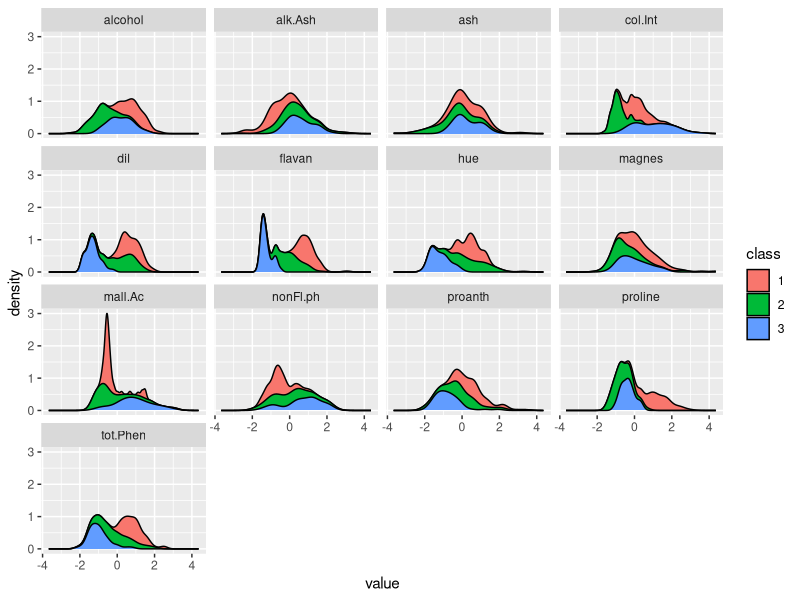
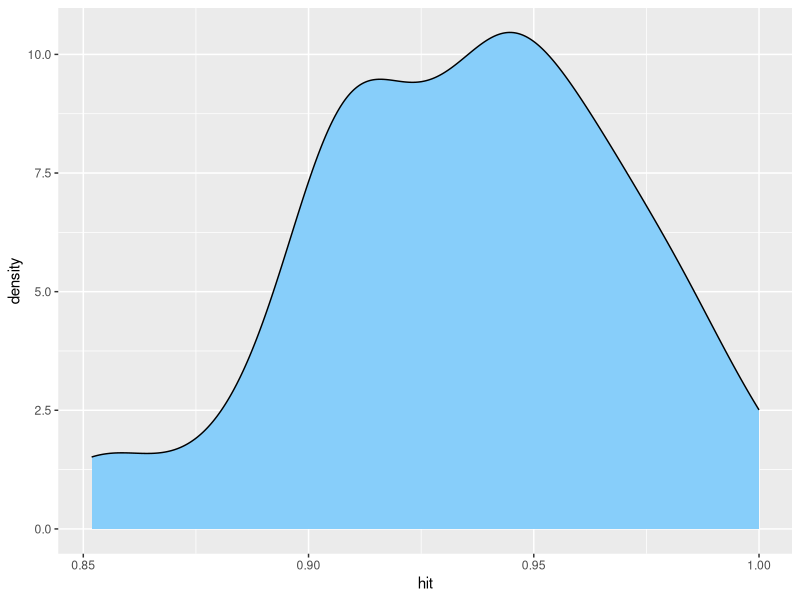

Source code (R) for these figures, in order:
## ---- chunk 1
# Loading package
suppressPackageStartupMessages({
  library(nnet)
  library(tidyverse)
  library(modelr)})
#Loading dataset
read_csv("data/wine.csv") %>% 
  rename(class = X1, 
         alcohol = X2, 
         mall.Ac = X3, 
         ash = X4, 
         alk.Ash = X5, 
         magnes = X6, 
         tot.Phen = X7, 
         flavan = X8, 
         nonFl.ph = X9, 
         proanth = X10, 
         col.Int = X11, 
         hue = X12, 
         dil = X13, 
         proline = X14) -> wine
## ---- chunk 2
wine
## ---- chunk 3
mutate(wine, class = as.character(class)) %>% 
  mutate_if(is.numeric, scale) %>% # change to z-scores
  gather(key, value, -class) %>% 
  ggplot(aes(x = value)) + 
  geom_density(aes(fill = class), position = "stack") + 
  facet_wrap(~ key, ncol = 4)
## ---- chunk 4
set.seed(2387)
tt.sets <- select(wine, 
                  class, 
                  dil, 
                  hue, 
                  tot.Phen, 
                  col.Int, 
                  proline) %>% 
  mutate(class = as.character(class) %>% as_factor) %>% 
  crossv_mc(n = 100, test = 0.3) %>% 
  mutate(ind.tr = map(train, as.integer), 
         ind.te = map(test, as.integer), 
         train.s = map(train, as_data_frame), 
         test.s = map(test, as_data_frame))
## ---- chunk 5
tt.sets
## ---- chunk 6
mnom <- function(df){
  multinom(class ~ 
             dil + 
             hue + 
             tot.Phen + 
             col.Int + 
             proline, 
           data = df, 
           trace = FALSE)}
## ---- chunk 7
mnom_predict <- function(model, df){
  preds <- predict(model, newdata = select(df, -class), type = "class")}
mnom_response <- function(df){
  df[["class"]]}
## ---- chunk 8
# average score
mnom_mscore <- function(pred, resp){
  df <- pred == resp
  mean(df)}
# create new variables
tt.sets <- tt.sets %>% 
  mutate(model = map(train.s, mnom), 
         pred = map2(model, test.s, mnom_predict), 
         resp = map(test.s, mnom_response), 
         hit = map2_dbl(pred, resp, mnom_mscore))
score <- summarise(tt.sets, score = mean(hit))
score[[1]]
## ---- chunk 9
select(tt.sets, hit) %>% 
  ggplot(aes(x = hit)) + 
  geom_density(fill = "#87CEFA")
## ---- chunk 10
# Generate variable pair combinations of 2
select(wine, 
       dil, 
       hue, 
       tot.Phen, 
       col.Int, 
       proline) %>% 
  tbl_vars %>% 
  combn(2) -> value.prs
  
## ---- chunk 11
rm(mnom, mnom_mscore, mnom_predict, mnom_response)
rm(score, tt.sets, wine)
